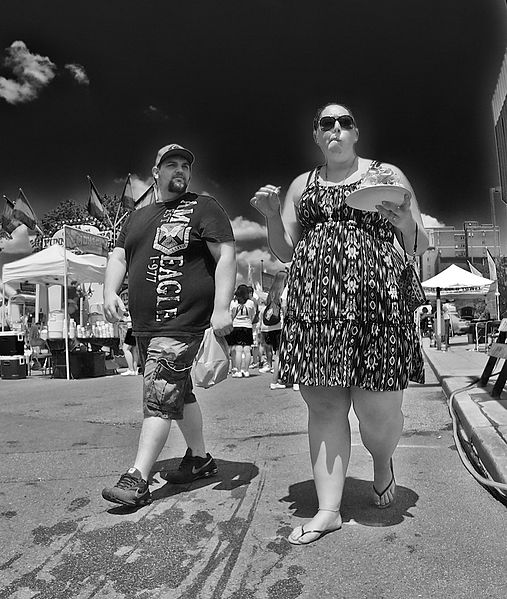
%> input picture exemplos-aulas/imagem1.jpeg, 507 x 599 px
$ octave aula14.m   (GNU Octave 9; MATLAB toolbox functions it lacks are replaced by stand-ins)
%> lines starting %> are read from the running program, lines starting %| are printed output that depends on the picture; in (x1, y1, x2, y2) boxes, pixels count from 0 and x2, y2 are one past the last pixel; in counts of white or black regions, pixels touching at a corner belong together; the program's own positions count from 1
%% Processamento de imagens
clc
close all
clear all

%% Para ler uma imagem do computador, é utilizada a função imread:
x = imread('imagem1.jpeg');
%> x is the input picture: size 599x507 uint8; min 0, max 255, mean 92.3

whos x

max(max(x))
%> ans = 255

min(min(x))
%> ans = 0

%% Para visualizar a imagem, é utilizada a função imshow. Uma figura pode
% antes ser aberta, para evitar que a imagem seja exibida em cima de uma
% outra figura:
figure
imshow(x)

%%
x_old = x;

x = im2double(x_old);
%> x: size 599x507 double

figure(2)
subplot(121)
imshow(x)
title('Imagem original')

%% Negativo da imagem
x_negativo = 1 - x;
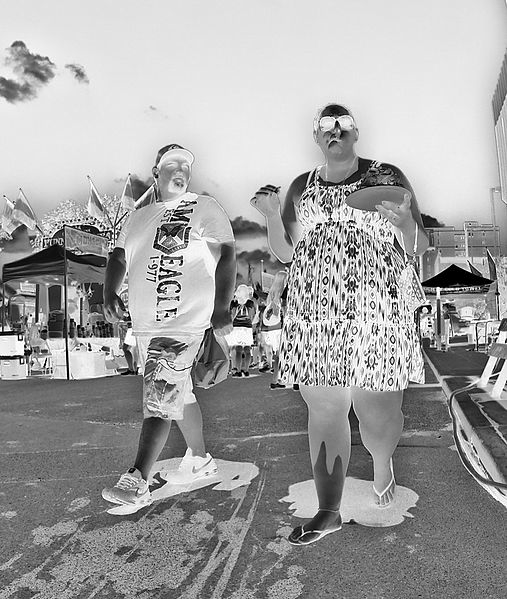
%> x_negativo: size 599x507 double; min 0, max 1, mean 0.638
figure
imshow(x_negativo)

%% Aumentar o contraste
%% tentativa 1
z = 2*x;
figure
imshow(z)
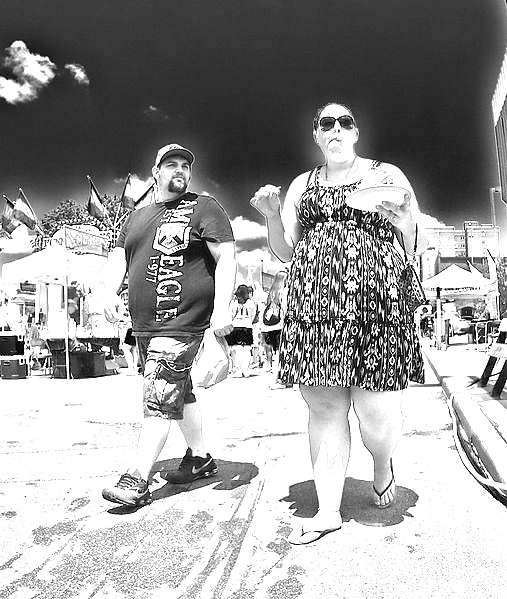
%> displayed picture: size 599x507, on the screen's scale of 0 to 255; min 0, max 255, mean 156.9
% pela figura vemos que aumentou o brilho, saturou o branco

%% tentativa 2
y = ((x/0.6).^2) * 0.6;
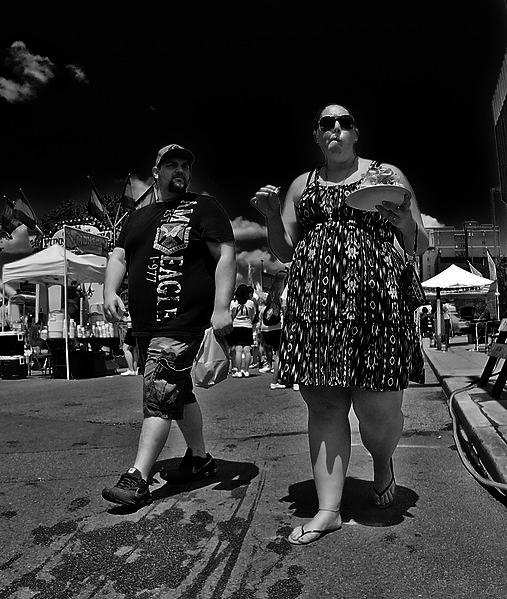
%> y: size 599x507 double; min 0, max 1.67, mean 0.327; drawn with min black and max white
figure(2)
subplot(122)
imshow(y)
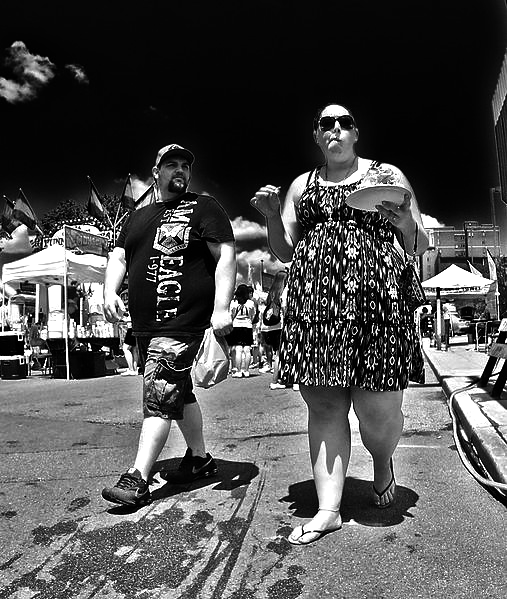
%> displayed picture: size 599x507, on the screen's scale of 0 to 255; min 0, max 255, mean 79.3
title('Imagem com contraste')
% pela figura vemos que ocorreu o contraste das cores

%% Exemplo
d = linspace(0, 1, 800);
D = repmat(d, 500, 1);
D2 = ((D/0.6).^2) * 0.6;

figure
subplot(211)
imshow(D)
title('Degradê')
subplot(212)
imshow(D2)
title('Degradê com contraste')
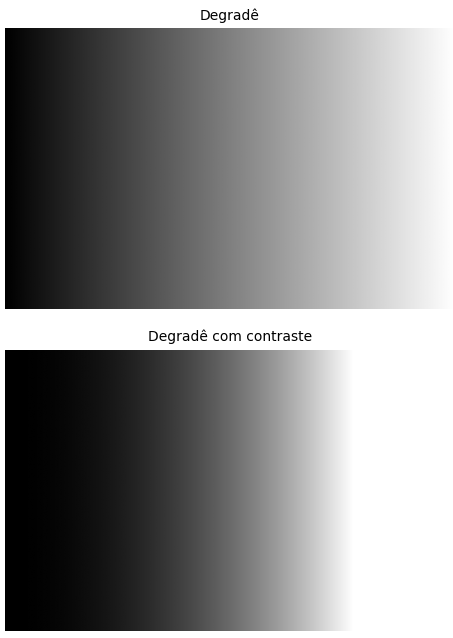
%> figure redrawn from the program's plot data, 2 panels

%% plot da matriz identidade
figure
imshow(eye(500))

%% Binarização
bin1 = x > 0.6;
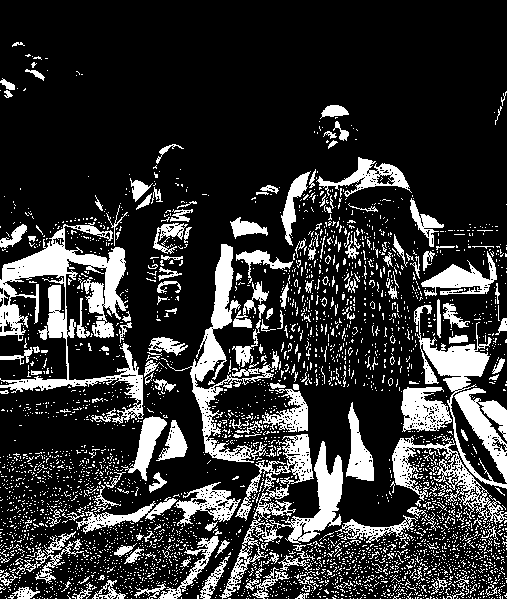
%> bin1: size 599x507 logical; 20.2% white; 3641 white regions (3443 under 20 px), largest, box (x1, y1, x2, y2) and area: (0, 222, 144, 424) 8092, (167, 244, 279, 463) 4130, (414, 305, 507, 489) 2820
figure
imshow(bin1)

%% Subamostragem
subs = x(1:4:end, 1:4:end);
figure
imshow(subs)

%% extra
test = reshape(x,[],169);
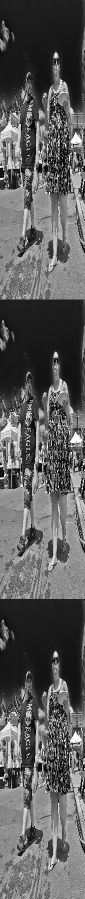
%> test: size 1797x169 double (shown at 1/2 size); min 0, max 1, mean 0.362; mean of the top-left, top-right, bottom-left and bottom-right quarters 0.317, 0.325, 0.401, 0.405
figure
imshow(test)

%% Adicionando marca d'água
figure
imshow(x)

%> (the run ends here)
